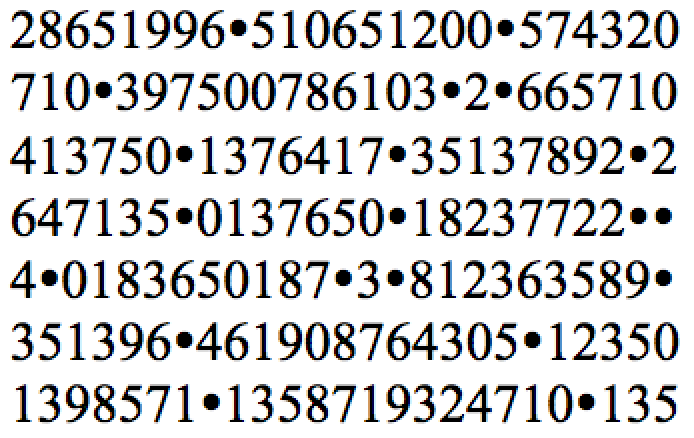
#> input picture images/samples/roman.png, 694 x 438 px
$ python training_script.py
#> lines starting #> are read from the running program, lines starting #| are printed output that depends on the picture; after the words box and inside, x2 and y2 are one past the last pixel; in counts of white or black regions, pixels touching at a corner belong together
__author__ = 'ashleyng'

import cv2
import numpy as np

FILE_NAME = "roman"


def main():
    image = cv2.imread("images/samples/" + FILE_NAME + ".png")
#> image is the input picture: shape (438, 694, 3); mean B, G, R 210.6, 210.3, 210.5
    gray_image = cv2.cvtColor(image, cv2.COLOR_BGR2GRAY)
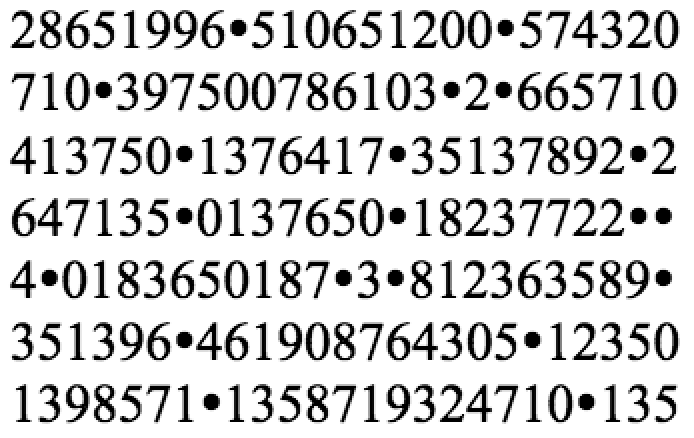
#> gray_image: shape (438, 694); min 0, max 255, mean 210.4
    blur = cv2.GaussianBlur(gray_image, (5, 5), 0)
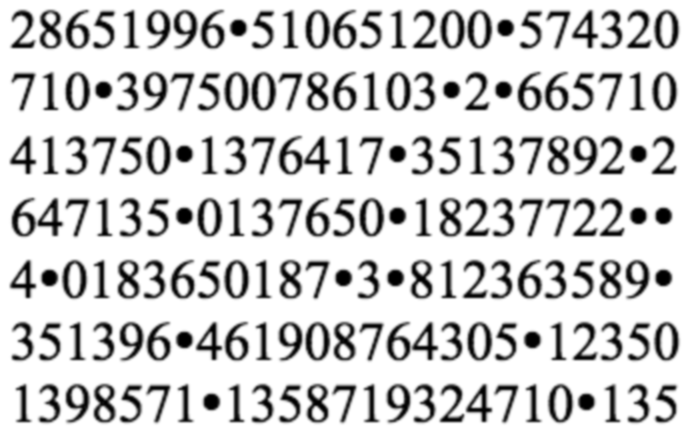
#> blur: shape (438, 694); min 0, max 255, mean 210.4

    retval, thresh = cv2.threshold(src=blur,
                                   thresh=127,
                                   maxval=225,
                                   type=cv2.THRESH_BINARY)
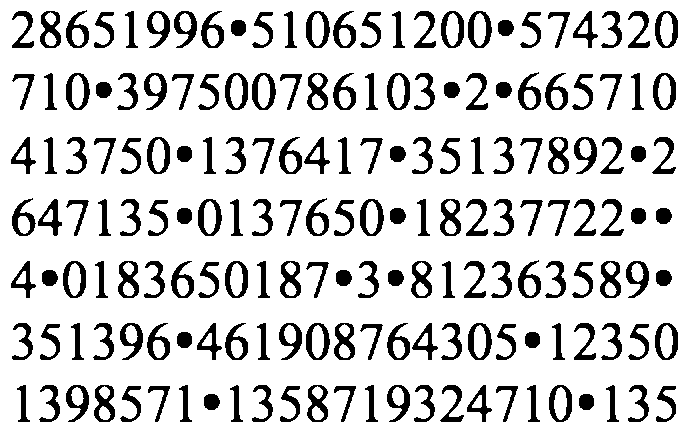
#> thresh: shape (438, 694); values 0 (black) and 225 (white), 83.1% white; 175 black regions
    contours, heirarchy = cv2.findContours(image=thresh,
                                           mode=cv2.RETR_TREE,
                                           method=cv2.CHAIN_APPROX_NONE)
#> contours = 247 contours; largest, box (x1, y1, x2, y2) and area: (0, 0, 694, 438) 302841, (467, 322, 493, 361) 768, (305, 322, 331, 361) 768, (359, 198, 385, 237) 768, (197, 198, 223, 237) 768

    samples = np.empty((0, 100))
    key_responses = []
    # add valid keys
    # numbers
    keys = [i for i in range(48, 58)]
    # d for dot
    keys.append(100)
    # i for ignore
    keys.append(105)

    # draw contours
    for contour in contours:
        area = cv2.contourArea(contour)
        # upperbounds: for contour of whole image
        # lowerbounds: get rid of inner circles in 8, 9 etc. except for 0, b/c too big
        # and will get rid of dot
        if area < 1000 and area > 150:
            x, y, w, h = cv2.boundingRect(contour)
            cv2.rectangle(img=image,
                          pt1=(x, y),
                          pt2=(x+w, y+h),
                          color=(0, 255, 0),
                          thickness=2)

            # show number
            individual_number = image[y:y+h, x:x+w]
            thresh_individual_image = thresh[y:y+h, x:x+w]
            individual_number_small = cv2.resize(thresh_individual_image, (10, 10))
            cv2.imshow("number", individual_number)
            key = cv2.waitKey(0)

            # take in keys
            if key == 27:
                break
            elif key in keys:
                key_responses.append(key)
                sample = individual_number_small.reshape((1, 100))
                samples = np.append(samples, sample, 0)
#> this loop made 2 passes; (key Esc is pressed on pass 2)
#> (area, x, y, w, h) on pass 2: (228.5, 578, 393, 17, 18)
#> area on pass 1: 302841
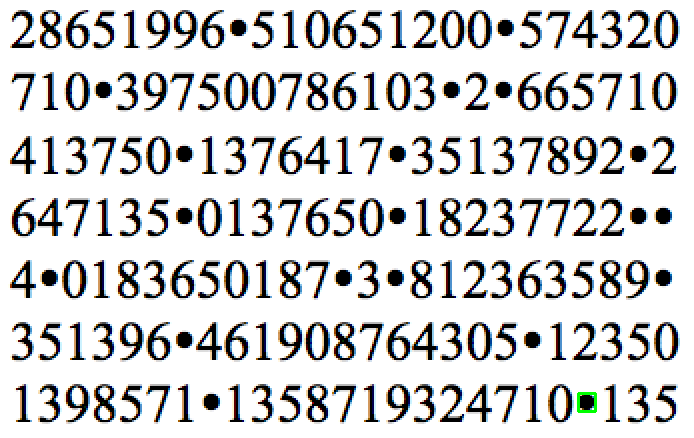
#> image: shape (438, 694, 3); 0.07% of pixels changed, all inside (x1, y1, x2, y2) = (577, 392, 597, 413)
#> after the loop, key_responses = []

    # cv2.imshow("test", image)
    # cv2.waitKey(0)
    cv2.imwrite("images/contours/" + FILE_NAME + ".png", image)
    cv2.destroyAllWindows()

    # save files
    key_responses = np.array(key_responses, np.float32)
#> key_responses = empty array
    key_responses = key_responses.reshape((key_responses.size, 1))
    np.savetxt('data/' + FILE_NAME + '_samples.data', samples)
    np.savetxt('data/' + FILE_NAME + '_responses.data', key_responses)


if __name__ == "__main__":
    main()

$ run again, with images/samples/abadi.png copied over images/samples/roman.png
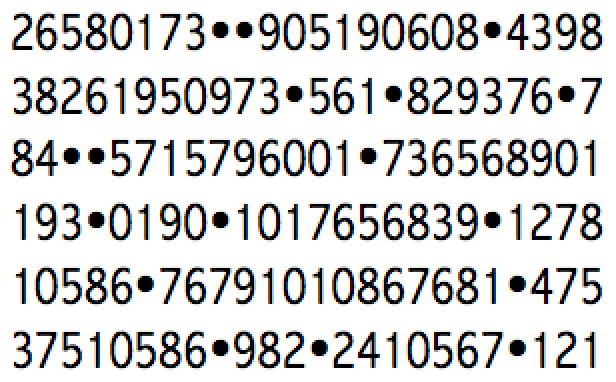
#> input picture images/samples/abadi.png, 616 x 382 px
#> in main, image is the input picture: shape (382, 616, 3); mean B, G, R 211.1, 211, 211
#> in main, `retval, thresh = cv2.threshold(src=blur, thresh=127, maxval=225, type=..`:
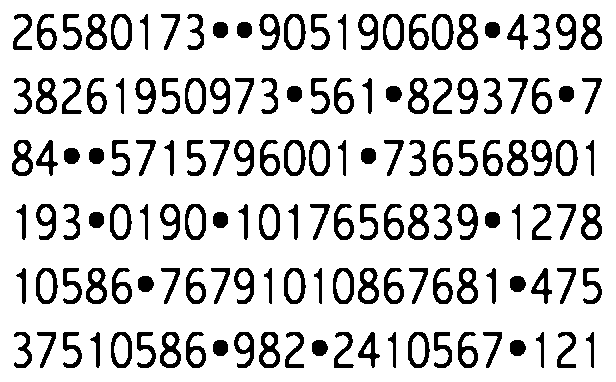
#> thresh: shape (382, 616); values 0 (black) and 225 (white), 83.1% white; 144 black regions
#> contours = 222 contours; largest, box (x1, y1, x2, y2) and area: (0, 0, 616, 382) 234315, (407, 331, 431, 369) 702, (283, 267, 307, 305) 702, (35, 267, 59, 305) 702, (109, 203, 133, 241) 702
#> the loop in main, `for contour in contours:` made 2 passes; (key Esc is pressed on pass 2)
#> (area, x, y, w, h) on pass 2: (235, 509, 339, 18, 18)
#> after the loop in main, `for contour in contours:`:
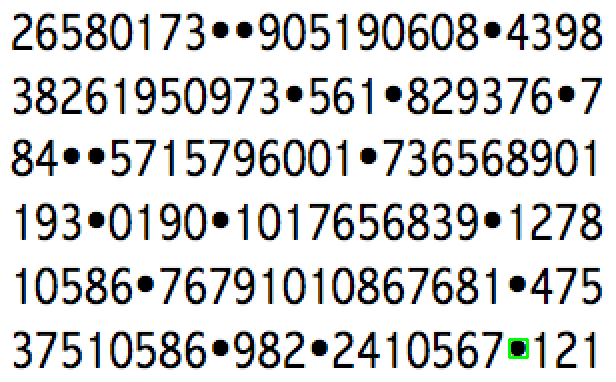
#> image: shape (382, 616, 3); 0.09% of pixels changed, all inside (x1, y1, x2, y2) = (508, 338, 529, 359)
#> after the loop in main, `for contour in contours:`: key_responses = []
#> in main, `key_responses = np.array(key_responses, np.float32)`: key_responses = empty array

$ run again, with images/samples/abadi1.png copied over images/samples/roman.png
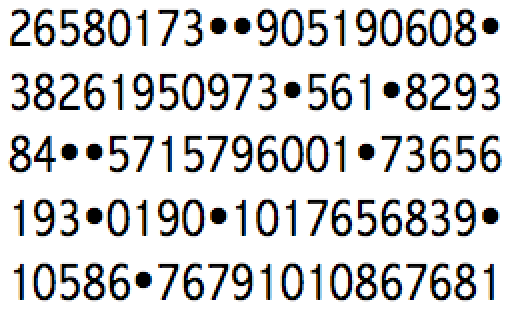
#> input picture images/samples/abadi1.png, 516 x 312 px
#> in main, image is the input picture: shape (312, 516, 3); mean B, G, R 210.1, 209.9, 210
#> in main, `retval, thresh = cv2.threshold(src=blur, thresh=127, maxval=225, type=..`:
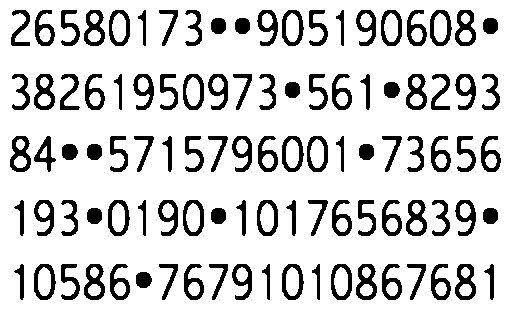
#> thresh: shape (312, 516); values 0 (black) and 225 (white), 82.7% white; 100 black regions
#> contours = 156 contours; largest, box (x1, y1, x2, y2) and area: (0, 0, 516, 312) 160165, (281, 263, 305, 301) 702, (33, 263, 57, 301) 702, (107, 199, 131, 237) 702, (281, 135, 305, 173) 702
#> the loop in main, `for contour in contours:` made 2 passes; (key Esc is pressed on pass 2)
#> (area, x, y, w, h) on pass 2: (235, 135, 271, 18, 18)
#> after the loop in main, `for contour in contours:`:
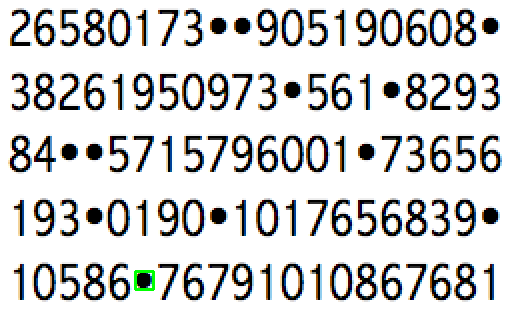
#> image: shape (312, 516, 3); 0.13% of pixels changed, all inside (x1, y1, x2, y2) = (134, 270, 155, 291)
#> after the loop in main, `for contour in contours:`: key_responses = []
#> in main, `key_responses = np.array(key_responses, np.float32)`: key_responses = empty array

$ run again, with images/samples/abadi2.png copied over images/samples/roman.png
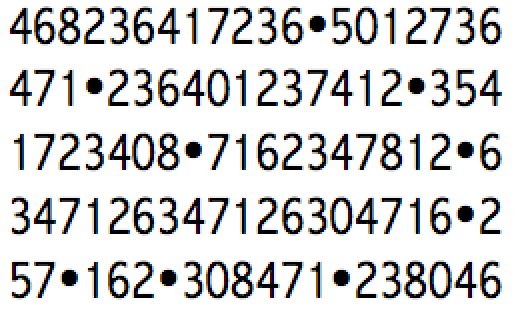
#> input picture images/samples/abadi2.png, 516 x 310 px
#> in main, image is the input picture: shape (310, 516, 3); mean B, G, R 212.1, 211.8, 211.9
#> in main, `retval, thresh = cv2.threshold(src=blur, thresh=127, maxval=225, type=..`:
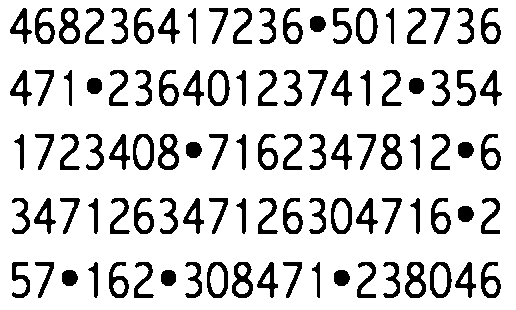
#> thresh: shape (310, 516); values 0 (black) and 225 (white), 83.4% white; 100 black regions
#> contours = 142 contours; largest, box (x1, y1, x2, y2) and area: (0, 0, 516, 310) 159135, (429, 261, 453, 299) 702, (207, 69, 231, 107) 702, (355, 7, 379, 45) 702, (206, 261, 229, 299) 700
#> the loop in main, `for contour in contours:` made 2 passes; (key Esc is pressed on pass 2)
#> (area, x, y, w, h) on pass 2: (235, 333, 269, 18, 18)
#> after the loop in main, `for contour in contours:`:
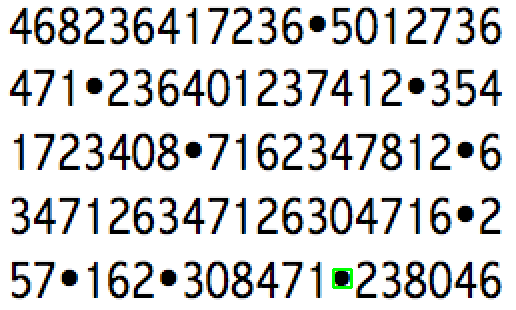
#> image: shape (310, 516, 3); 0.13% of pixels changed, all inside (x1, y1, x2, y2) = (332, 268, 353, 289)
#> after the loop in main, `for contour in contours:`: key_responses = []
#> in main, `key_responses = np.array(key_responses, np.float32)`: key_responses = empty array
